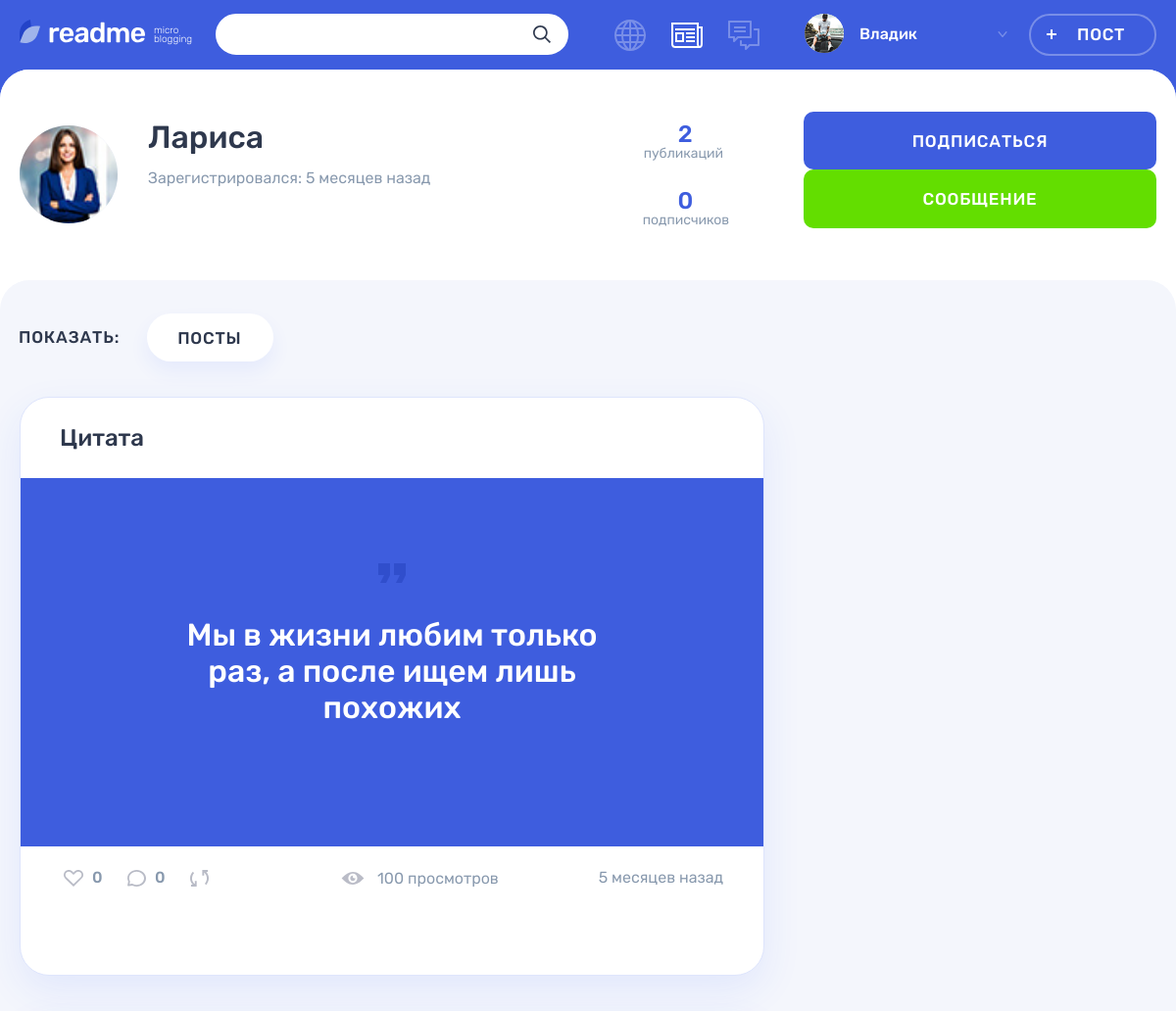
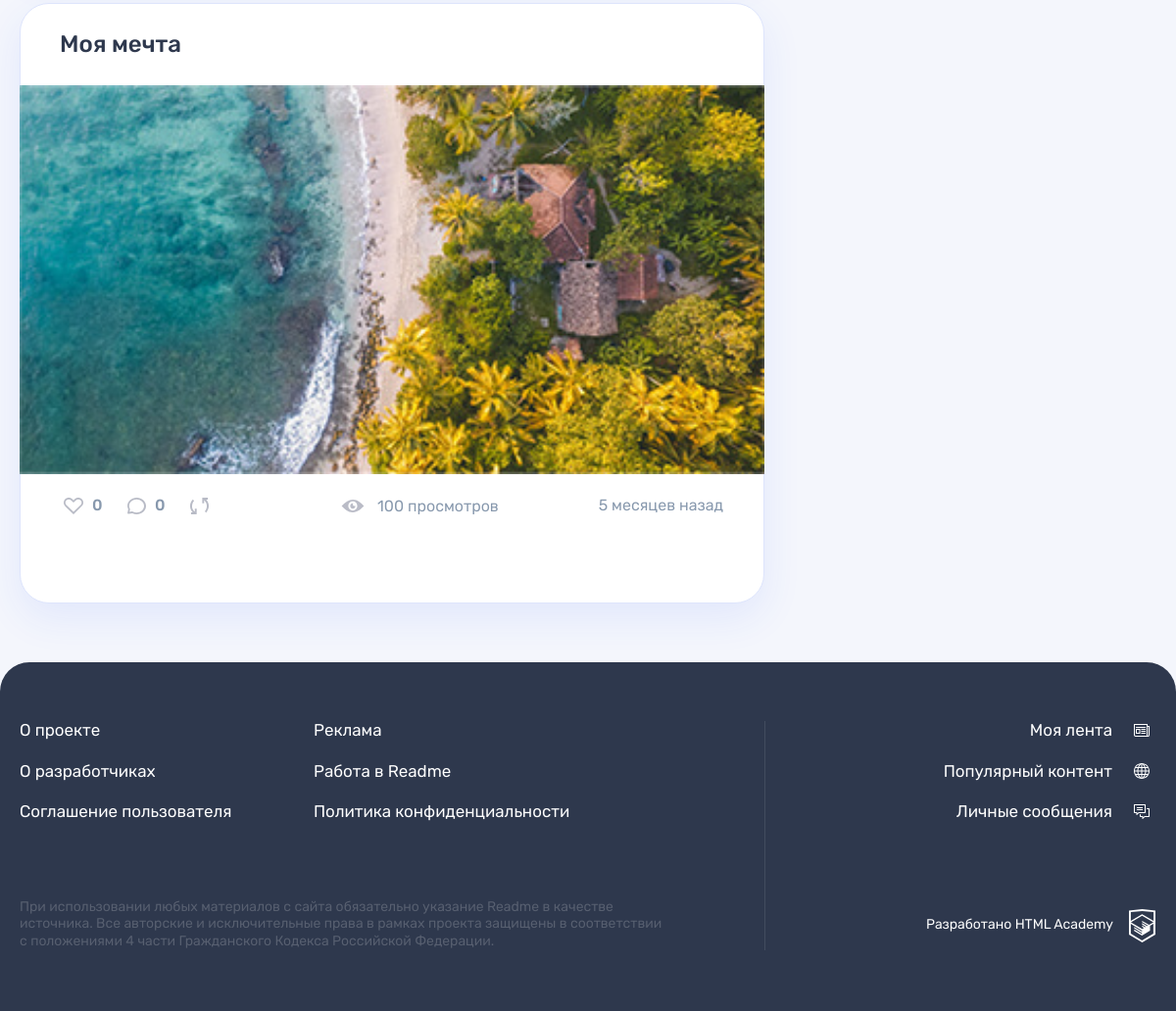
Screenshot of /profileControl.php?UserId=1 (signed in) with the database file from the repository (2 pictures, top to bottom).
### tables this page shows
CREATE TABLE users
(
    id               INT AUTO_INCREMENT PRIMARY KEY,
    registrationDate TIMESTAMP DEFAULT CURRENT_TIMESTAMP,
    email            VARCHAR(128) NOT NULL UNIQUE,
    login            VARCHAR(128) UNIQUE,
    password         CHAR(64)     NOT NULL,
    avatar           VARCHAR(255)
);

CREATE TABLE posts
(
    id           INT AUTO_INCREMENT PRIMARY KEY,
    creationDate TIMESTAMP DEFAULT CURRENT_TIMESTAMP,
    title        VARCHAR(128),
    content      VARCHAR(255),
    typeID       INT NOT NULL,
    authorId     INT NOT NULL,
    image        VARCHAR(255),
    video        VARCHAR(255),
    link         VARCHAR(255),
    views        INT,
    author       VARCHAR(128),
    repostCount  VARCHAR(128),
    FOREIGN KEY (authorId) REFERENCES users (id),
    FOREIGN KEY (typeId) REFERENCES content_type (id)
);

### helpers.php (called while the page is built, shortened)
<?php
function get_noun_plural_form(int $number, string $one, string $two, string $many): string
{
    $number = (int)$number;
    $mod10 = $number % 10;
    $mod100 = $number % 100;
    switch (true) {
        default:
            return $many;
    }
}
function include_template($name, array $data = [])
{
    $name = 'templates/'.$name;
    $result = '';
    if (! is_readable($name)) {
        return $result;
    }
    extract($data);
    require $name;
    $result = ob_get_clean();
    return $result;
}
function generate_random_date($index)
{
    $deltas = [['minutes' => 59], ['hours' => 23], ['days' => 6], ['weeks' => 4], ['months' => 11]];
    $dcnt = count($deltas);
    $delta = $deltas[$index];
    $timeval = rand(1, current($delta));
    $timename = key($delta);
    $ts = strtotime("$timeval $timename ago");
    $dt = date('Y-m-d H:i:s', $ts);
    return $dt;
}

### functions.php (called while the page is built, shortened)
<?php
function DateFormat($index, $data = '')
{
    $RandomDate = date_create(generate_random_date($index));
    if (! empty($data)) {
        $RandomDate = new DateTime($data);
    }
    $current_time = new DateTime();
    $date = $current_time->diff($RandomDate);
    if ($date->format('%y') >= 1) {
        return $RandomDate->format("d-M-Y");
    } elseif (1.25 <= ((int)$date->format('%m')) + ($date->format('%d')) / 31) {
        return seePlural($date->format('%m'), 'месяц', 'месяца', 'месяцев');
    } elseif ((1 <= $date->format('%d'))) {
        return seePlural($date->format('%d'), 'день', 'дня', 'дней');
    } elseif (1 <= $date->format('%h')) {
        return seePlural($date->format('%h'), 'час', 'часа', 'часов');
    } else {
        return seePlural($date->format('%i'), 'минута', 'минуты', 'минут');
    }
}
function seePlural($str, $one, $two, $many, $ending = ' назад')
{
    return $str.' '.get_noun_plural_form($str, $one, $two, $many).$ending;
}
function SqlRequest($reques, $from, $where, $con, $id = '', $as = '', $join = "")
{
    $sql = sprintf("SELECT  %s %s  from %s %s WHERE %s %s", $reques, $as, $from, $join, $where, $id);
    $result = mysqli_query($con, $sql);
    $data = mysqli_fetch_all($result, MYSQLI_ASSOC);
    return $data;
}
function preparePostSatatisticDate($con, $id)
{
    $data = array();
    $like = SqlRequest('COUNT(userId)', 'likes', 'recipientId =', $con, mysqli_real_escape_string($con, $id));
    $comment = SqlRequest('COUNT(content)', 'comments', 'postId =', $con, mysqli_real_escape_string($con, $id));
    $reposts = SqlRequest("repostCount", "posts", "id = ", $con, mysqli_real_escape_string($con, $id));
    $view = SqlRequest('views', 'posts', ' id =', $con, mysqli_real_escape_string($con, $id));
    array_push($data, array(
        'like' => $like[0]['COUNT(userId)'],
        'comment' => $comment[0]['COUNT(content)'],
        'reposts' => $reposts[0]['repostCount'],
        'view' => $view[0]['views'],
    ));
    return $data;
}

### templates/widgets/postFeed.php (the view, shortened to what this page needs)
<?php if (intval($typeID) === 2) : ?>
    <article class = "post-quote" >
        <header class="post__header">
            <a href="<?= strip_tags($link); ?>"><h2> <?= strip_tags($title) ?></h2></a>
        </header>
        <div class="post__main post-quote ">
            <blockquote >
                <p >
                    <?= strip_tags($content) ?>
                </p>
            </blockquote>
        </div>
    </article>
<?php elseif (intval($typeID) === 3) : ?>
    <div class="post__main">
        <h2><a href="<?= strip_tags($link); ?>"><?= strip_tags($title) ?></a></h2>
        <div class="post-photo__image-wrapper">
            <img src="img/<?= strip_tags($content) ?>"
                 alt="Фото от пользователя" width="760" height="396">
        </div>
    </div>
<?php endif; ?>

### templates/widgets/likesRepostsComments.php (shortened to what this page needs)
<div class="post__buttons">
    <a class="post__indicator post__indicator--likes button" href="like.php?postId=<?= strip_tags($id) ?>" title="Лайк">
        <svg class="post__indicator-icon" width="20" height="17">
            <use xlink:href="#icon-heart"></use>
        </svg>
        <span><?= strip_tags($like) ?></span>
    </a>
    <a class="post__indicator post__indicator--comments button" href="../post.php?id=<?= strip_tags($id) ?>" title="Комментарии">
        <svg class="post__indicator-icon" width="19" height="17">
            <use xlink:href="#icon-comment"></use>
        </svg>
        <span><?= strip_tags($comment) ?></span>
    </a>
    <a class="post__indicator post__indicator--repost button" href="../repost.php?id=<?= strip_tags($id) ?>"
       title="Репост">
        <svg class="post__indicator-icon" width="19" height="17">
            <use xlink:href="#icon-repost"></use>
        </svg>
    </a>
</div>
<span class="post__view"><?= strip_tags($view).' просмотров' ?></span>

### templates/widgets/profilePosts.php (shortened to what this page needs)
<section class="profile__posts tabs__content tabs__content--active">
    <?php
    foreach ($posts as $post) : ?>
        <article class="profile__post post post-photo">
            <?= $post[0]['postFeed']; ?>
            <footer class="post__footer">
                <div class="post__indicators">
                    <?= $post[0]['likesRepostComments']; ?>
                    <time class="post__time" datetime="2019-01-30T23:41"><?= DateFormat(1, $post['creationDate']) ?></time>
                </div>
                <ul class="comments__list">
                    <div style="margin:1%">
                        <?= $post[0]['comments']; ?>
                    </div>
                </ul>
            </footer>
        </article>
    <?php endforeach; ?>
</section>

### templates/profile.php (shortened to what this page needs)
<!DOCTYPE html>
<main class="page__main page__main--profile">
    <div class="profile profile--default">
        <div class="profile__user-wrapper">
            <div class="profile__user user container">
                <div class="profile__user-info user__info">
                    <div class="profile__avatar user__avatar">
                        <img class="profile__picture user__picture"
                             src="../img/<?= strip_tags($AuthorInfo['avatar']) ?>"
                             alt="Аватар пользователя" style="width: 100px;">
                    </div>
                    <div class="profile__name-wrapper user__name-wrapper">
                        <span class="profile__name user__name"><?= strip_tags($AuthorInfo['login']) ?></span>
                        <time class="profile__user-time user__time" datetime="2014-03-20">Зарегистрировался:  <?= DateFormat(0, $AuthorInfo['registrationDate']) ?></time>
                    </div>
                </div>
                <div class="profile__rating user__rating">
                    <p class="profile__rating-item user__rating-item user__rating-item--publications">
                        <span class="user__rating-amount"><?= strip_tags($postsCount); ?></span>
                        <span class="profile__rating-text user__rating-text">публикаций</span>
                    </p>
                    <p class="profile__rating-item user__rating-item user__rating-item--subscribers">
                        <span class="user__rating-amount"><?= strip_tags($subscribersCount) ?></span>
                        <span class="profile__rating-text user__rating-text">подписчиков</span>
                    </p>
                </div>
                <?php if (intval($userId) !== intval($sessionId)) { ?>
                    <div class="profile__user-buttons user__buttons">
                        <form action="../profileControl.php?UserId=<?= intval($userId) ?>"
                              method="post">
                            <button class="profile__user-button user__button user__button--subscription button button--main"
                                    style="width: 100%;"
                                    type="submit"><?= intval($isSubscribedOnPostAuthor) === 0 ? "Подписаться" : "Отписаться" ?></button>
                        </form>
                        <a class="profile__user-button user__button user__button--writing button button--green"
                           href="/messages.php?newMessage=<?= intval($userId) ?>&id=<?= intval($userId) ?>">Сообщение</a>
                    </div>
                <?php } ?>
            </div>
        </div>
        <div class="profile__tabs-wrapper tabs">
            <div class="container">
                <div class="profile__tabs filters">
                    <b class="profile__tabs-caption filters__caption">Показать:</b>
                    <ul class="profile__tabs-list filters__list tabs__list">
                        <li class="profile__tabs-item filters__item">
                            <a class="profile__tabs-link filters__button filters__button--active tabs__item tabs__item--active button">Посты</a>
                        </li>
                    </ul>
                </div>
                <div class="profile__tab-content">
                    <?php
                    echo $profilePosts;
                    ?>
                </div>
            </div>
        </div>
    </div>
</main>

### rows the page displays
users: avatar (picture), login "Лариса", registrationDate "5 месяцев назад"
posts: title "Цитата", content "Мы в жизни любим только раз, а после ищем лишь похожих", creationDate "5 месяцев назад"
posts: title "Моя мечта", content (picture), creationDate "5 месяцев назад"

### other values shown
strip_tags($userName) "Владик"
strip_tags($postsCount) "2"
strip_tags($subscribersCount) "0"
